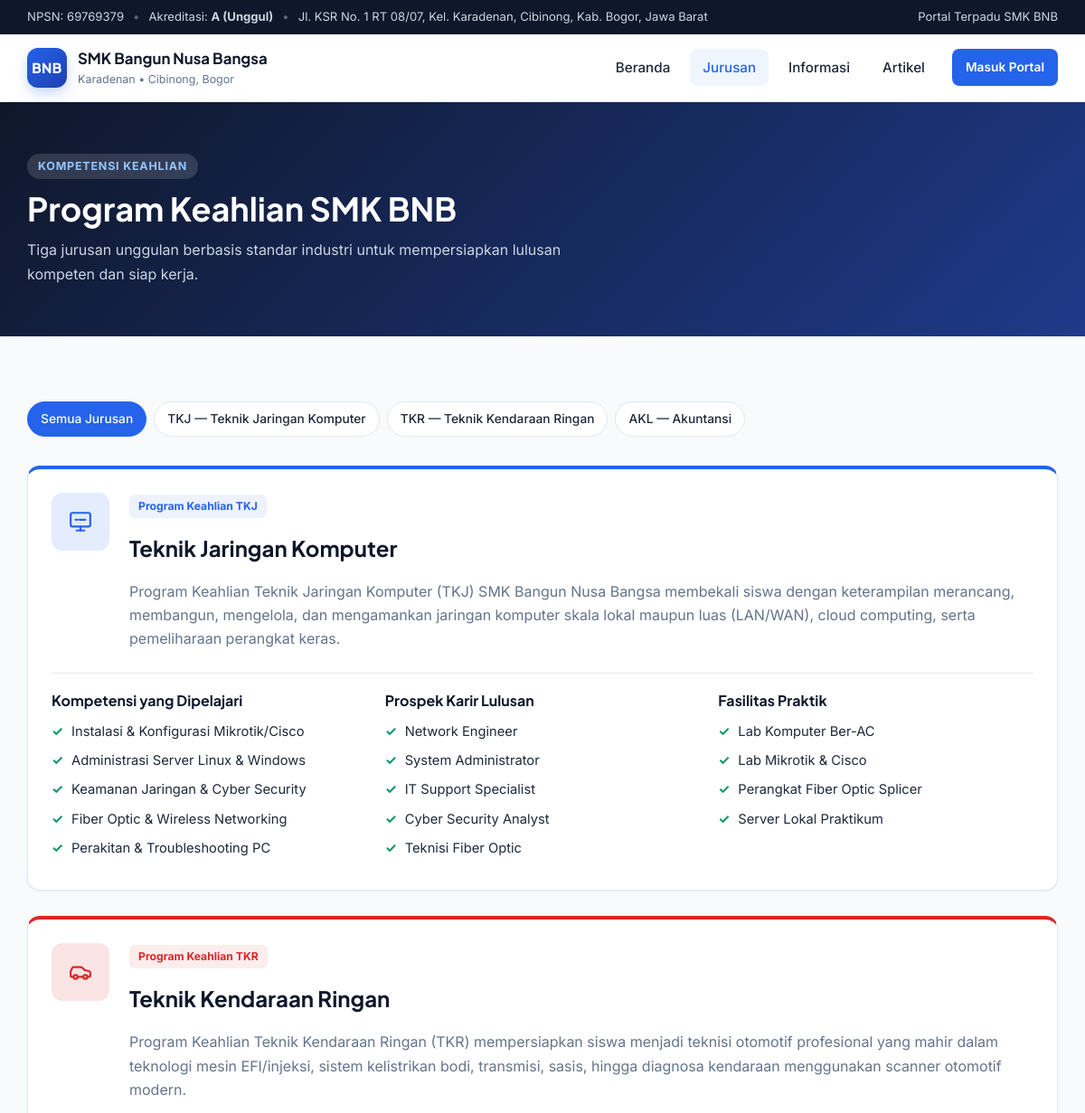
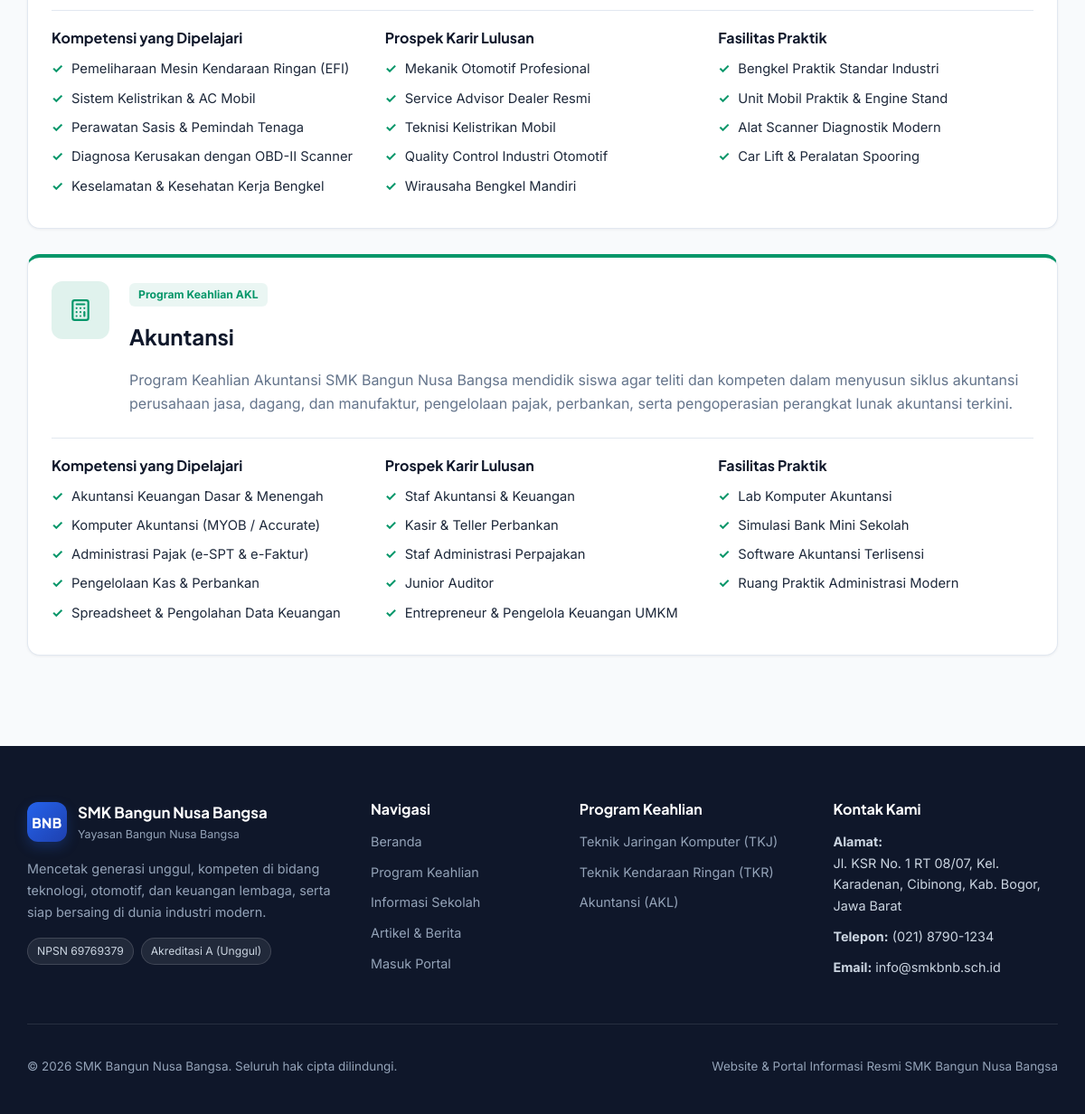
The app's page /jurusan.php with its own data (2 pictures, top to bottom).
### tables this page shows
CREATE TABLE IF NOT EXISTS `jurusan` (
    `id` INT AUTO_INCREMENT PRIMARY KEY,
    `kode` VARCHAR(20) NOT NULL UNIQUE,
    `nama` VARCHAR(120) NOT NULL,
    `singkatan` VARCHAR(20) NOT NULL,
    `deskripsi_singkat` TEXT NOT NULL,
    `deskripsi_lengkap` TEXT NOT NULL,
    `kompetensi` TEXT NOT NULL,
    `prospek_karir` TEXT NOT NULL,
    `fasilitas` TEXT NOT NULL,
    `ikon` VARCHAR(50) DEFAULT 'cpu',
    `warna` VARCHAR(20) DEFAULT '#2563eb',
    `created_at` TIMESTAMP DEFAULT CURRENT_TIMESTAMP
);

### jurusan.php (the view, shortened to what this page needs)
<?php
require_once __DIR__ . '/includes/functions.php';
$pdo = getDB();
$jurusanList = $pdo->query("SELECT * FROM jurusan ORDER BY id ASC")->fetchAll();
$selectedJurusan = null;
require_once __DIR__ . '/includes/header.php';
?>
<section class="page-header">
    <div class="container">
        <span class="section-tag">Kompetensi Keahlian</span>
        <h1>Program Keahlian <?= e(SITE_SHORT) ?></h1>
        <p>Tiga jurusan unggulan berbasis standar industri untuk mempersiapkan lulusan kompeten dan siap kerja.</p>
    </div>
</section>
<section class="section">
    <div class="container">
        <div class="filter-pills" style="margin-bottom: 32px;">
            <a href="jurusan.php" class="pill <?= !$selectedJurusan ? 'active' : '' ?>">Semua Jurusan</a>
            <?php foreach ($jurusanList as $j): ?>
                <a href="jurusan.php?kode=<?= urlencode($j['kode']) ?>"
                   class="pill <?= ($selectedJurusan && $selectedJurusan['kode'] === $j['kode']) ? 'active' : '' ?>">
                    <?= e($j['singkatan']) ?> — <?= e($j['nama']) ?>
                </a>
            <?php endforeach; ?>
        </div>
        <?php
        $displayList = $selectedJurusan ? [$selectedJurusan] : $jurusanList;
        foreach ($displayList as $j):
            $kompetensi = array_filter(explode('|', $j['kompetensi']));
            $karir = array_filter(explode('|', $j['prospek_karir']));
            $fasilitas = array_filter(explode('|', $j['fasilitas']));
        ?>
            <div class="card jurusan-detail-card" style="margin-bottom: 28px; border-top: 4px solid <?= e($j['warna']) ?>;">
                <div class="jurusan-detail-header">
                    <div class="jurusan-icon lg" style="--accent: <?= e($j['warna']) ?>;">
                        <?= getJurusanIcon($j['ikon']) ?>
                    </div>
                    <div>
                        <span class="jurusan-badge" style="color: <?= e($j['warna']) ?>; background: <?= e($j['warna']) ?>15;">
                            Program Keahlian <?= e($j['singkatan']) ?>
                        </span>
                        <h2 style="margin-top: 8px;"><?= e($j['nama']) ?></h2>
                        <p class="lead-text"><?= e($j['deskripsi_lengkap']) ?></p>
                    </div>
                </div>
                <div class="jurusan-detail-grid">
                    <div class="detail-box">
                        <h4>Kompetensi yang Dipelajari</h4>
                        <ul class="check-list">
                            <?php foreach ($kompetensi as $item): ?>
                                <li><?= e(trim($item)) ?></li>
                            <?php endforeach; ?>
                        </ul>
                    </div>
                    <div class="detail-box">
                        <h4>Prospek Karir Lulusan</h4>
                        <ul class="check-list">
                            <?php foreach ($karir as $item): ?>
                                <li><?= e(trim($item)) ?></li>
                            <?php endforeach; ?>
                        </ul>
                    </div>
                    <div class="detail-box">
                        <h4>Fasilitas Praktik</h4>
                        <ul class="check-list">
                            <?php foreach ($fasilitas as $item): ?>
                                <li><?= e(trim($item)) ?></li>
                            <?php endforeach; ?>
                        </ul>
                    </div>
                </div>
            </div>
        <?php endforeach; ?>
    </div>
</section>
<?php require_once __DIR__ . '/includes/footer.php'; ?>

### includes/functions.php (shortened to what this page needs)
<?php
function e(?string $str): string
{
    return htmlspecialchars($str ?? '', ENT_QUOTES, 'UTF-8');
}
function getJurusanIcon(string $type): string
{
    switch ($type) {
        case 'network':
            return '<svg viewBox="0 0 24 24" fill="none" stroke="currentColor" stroke-width="2" stroke-linecap="round" stroke-linejoin="round"><rect x="2" y="3" width="20" height="14" rx="2"/><line x1="8" y1="21" x2="16" y2="21"/><line x1="12" y1="17" x2="12" y2="21"/><path d="M7 10h2m2 0h6"/></svg>';
        case 'car':
            return '<svg viewBox="0 0 24 24" fill="none" stroke="currentColor" stroke-width="2" stroke-linecap="round" stroke-linejoin="round"><path d="M19 17h2c.6 0 1-.4 1-1v-3c0-.9-.7-1.7-1.5-1.9C18.7 10.6 16 10 16 10s-1.3-1.4-2.2-2.3c-.5-.4-1.1-.7-1.8-.7H5c-.6 0-1.1.4-1.4.9l-1.4 2.9A3.7 3.7 0 0 0 2 12v4c0 .6.4 1 1 1h2"/><circle cx="7" cy="17" r="2"/><path d="M9 17h6"/><circle cx="17" cy="17" r="2"/></svg>';
        case 'calculator':
        default:
            return '<svg viewBox="0 0 24 24" fill="none" stroke="currentColor" stroke-width="2" stroke-linecap="round" stroke-linejoin="round"><rect x="4" y="2" width="16" height="20" rx="2"/><line x1="8" y1="6" x2="16" y2="6"/><line x1="16" y1="14" x2="16" y2="18"/><path d="M16 10h.01M12 10h.01M8 10h.01M12 14h.01M8 14h.01M12 18h.01M8 18h.01"/></svg>';
    }
}

### assets/css/style.css (style rules this page uses)
:root { --primary: #2563eb; --primary-dark: #1d4ed8; --primary-light: #eff6ff; --secondary: #0f172a; --accent: #059669; --danger: #dc2626; --warning: #d97706; --bg: #f8fafc; --surface: #ffffff; --text: #1e293b; --text-muted: #64748b; --border: #e2e8f0; --radius: 14px; --radius-sm: 8px; --shadow-sm: 0 1px 3px rgba(15, 23, 42, 0.06); --shadow-md: 0 10px 25px -5px rgba(15, 23, 42, 0.08), 0 4px 10px -6px rgba(15, 23, 42, 0.04); --shadow-lg: 0 20px 40px -12px rgba(15, 23, 42, 0.14); --font-sans: 'Inter', -apple-system, BlinkMacSystemFont, 'Segoe UI', Roboto, sans-serif; --font-heading: 'Plus Jakarta Sans', 'Inter', sans-serif; }
*, *::before, *::after { box-sizing: border-box; }
html { scroll-behavior: smooth; }
body { margin: 0; font-family: var(--font-sans); color: var(--text); background-color: var(--bg); line-height: 1.65; -webkit-font-smoothing: antialiased; }
h1, h2, h3, h4 { font-family: var(--font-heading); color: var(--secondary); line-height: 1.25; margin-top: 0; }
a { color: var(--primary); text-decoration: none; transition: color 0.2s ease; }
.container { width: 100%; max-width: 1180px; margin: 0 auto; padding: 0 20px; }
.section { padding: 72px 0; }
.page-header { background: linear-gradient(135deg, #0f172a 0%, #1e3a8a 100%); color: #fff; padding: 56px 0; }
.page-header h1 { color: #fff; font-size: clamp(1.75rem, 3vw, 2.4rem); margin-bottom: 10px; }
.page-header p { color: #cbd5e1; max-width: 640px; margin: 0; }
.section-tag { display: inline-block; font-size: 0.78rem; font-weight: 700; text-transform: uppercase; letter-spacing: 0.8px; color: var(--primary); background: var(--primary-light); padding: 4px 12px; border-radius: 999px; margin-bottom: 10px; }
.page-header .section-tag { background: rgba(255, 255, 255, 0.14); color: #93c5fd; }
.card { background: var(--surface); border: 1px solid var(--border); border-radius: var(--radius); padding: 26px; box-shadow: var(--shadow-sm); transition: transform 0.25s ease, box-shadow 0.25s ease; }
.jurusan-icon { width: 52px; height: 52px; border-radius: 12px; background: color-mix(in srgb, var(--accent, var(--primary)) 12%, transparent); color: var(--accent, var(--primary)); display: flex; align-items: center; justify-content: center; margin-bottom: 16px; flex-shrink: 0; }
.jurusan-icon svg { width: 26px; height: 26px; }
.jurusan-icon.lg { width: 64px; height: 64px; }
.jurusan-badge { display: inline-block; font-size: 0.76rem; font-weight: 700; padding: 3px 10px; border-radius: 6px; margin-bottom: 10px; }
.jurusan-detail-header { display: flex; gap: 22px; align-items: flex-start; margin-bottom: 24px; }
.lead-text { color: var(--text-muted); font-size: 1rem; margin: 8px 0 0; }
.jurusan-detail-grid { display: grid; grid-template-columns: repeat(3, 1fr); gap: 20px; padding-top: 20px; border-top: 1px solid var(--border); }
.detail-box h4 { font-size: 1rem; margin-bottom: 12px; }
.check-list { list-style: none; padding: 0; margin: 0; }
.check-list li { position: relative; padding-left: 22px; margin-bottom: 8px; font-size: 0.92rem; color: var(--text); }
.check-list li::before { content: "✓"; position: absolute; left: 0; color: var(--accent); font-weight: 700; }
.filter-pills { display: flex; flex-wrap: wrap; gap: 8px; }
.pill { padding: 7px 14px; border-radius: 999px; border: 1px solid var(--border); background: #fff; color: var(--text); font-size: 0.86rem; font-weight: 500; }
.pill:hover, .pill.active { background: var(--primary); color: #fff; border-color: var(--primary); }

### records on screen
jurusan: singkatan "TKJ", nama "Teknik Jaringan Komputer", ikon "network" (drawn), deskripsi_lengkap "Program Keahlian Teknik Jaringan Komputer (TKJ) SMK Bangun Nusa Bangsa membekali siswa dengan keterampilan merancang, membangun, mengelola, dan mengamankan jaringan komputer skala lokal maupun luas (LAN/WAN), cloud computing, serta pemeliharaan perangkat keras.", kompetensi "Instalasi & Konfigurasi Mikrotik/Cisco", kompetensi "Administrasi Server Linux & Windows", kompetensi "Keamanan Jaringan & Cyber Security", kompetensi "Fiber Optic & Wireless Networking", kompetensi "Perakitan & Troubleshooting PC", prospek_karir "Network Engineer", prospek_karir "System Administrator", prospek_karir "IT Support Specialist", prospek_karir "Cyber Security Analyst", prospek_karir "Teknisi Fiber Optic", fasilitas "Lab Komputer Ber-AC", fasilitas "Lab Mikrotik & Cisco", fasilitas "Perangkat Fiber Optic Splicer", fasilitas "Server Lokal Praktikum"
jurusan: singkatan "TKR", nama "Teknik Kendaraan Ringan", ikon "car" (drawn), deskripsi_lengkap "Program Keahlian Teknik Kendaraan Ringan (TKR) mempersiapkan siswa menjadi teknisi otomotif profesional yang mahir dalam teknologi mesin EFI/injeksi, sistem kelistrikan bodi, transmisi, sasis, hingga diagnosa kendaraan menggunakan scanner otomotif modern.", kompetensi "Pemeliharaan Mesin Kendaraan Ringan (EFI)", kompetensi "Sistem Kelistrikan & AC Mobil", kompetensi "Perawatan Sasis & Pemindah Tenaga", kompetensi "Diagnosa Kerusakan dengan OBD-II Scanner", kompetensi "Keselamatan & Kesehatan Kerja Bengkel", prospek_karir "Mekanik Otomotif Profesional", prospek_karir "Service Advisor Dealer Resmi", prospek_karir "Teknisi Kelistrikan Mobil", prospek_karir "Quality Control Industri Otomotif", prospek_karir "Wirausaha Bengkel Mandiri", fasilitas "Bengkel Praktik Standar Industri", fasilitas "Unit Mobil Praktik & Engine Stand", fasilitas "Alat Scanner Diagnostik Modern", fasilitas "Car Lift & Peralatan Spooring"
jurusan: singkatan "AKL", nama "Akuntansi", ikon "calculator" (drawn), deskripsi_lengkap "Program Keahlian Akuntansi SMK Bangun Nusa Bangsa mendidik siswa agar teliti dan kompeten dalam menyusun siklus akuntansi perusahaan jasa, dagang, dan manufaktur, pengelolaan pajak, perbankan, serta pengoperasian perangkat lunak akuntansi terkini.", kompetensi "Akuntansi Keuangan Dasar & Menengah", kompetensi "Komputer Akuntansi (MYOB / Accurate)", kompetensi "Administrasi Pajak (e-SPT & e-Faktur)", kompetensi "Pengelolaan Kas & Perbankan", kompetensi "Spreadsheet & Pengolahan Data Keuangan", prospek_karir "Staf Akuntansi & Keuangan", prospek_karir "Kasir & Teller Perbankan", prospek_karir "Staf Administrasi Perpajakan", prospek_karir "Junior Auditor", prospek_karir "Entrepreneur & Pengelola Keuangan UMKM", fasilitas "Lab Komputer Akuntansi", fasilitas "Simulasi Bank Mini Sekolah", fasilitas "Software Akuntansi Terlisensi", fasilitas "Ruang Praktik Administrasi Modern"

### other values on screen
SITE_NPSN "69769379"
SITE_ACCREDITATION "A (Unggul)"
SITE_ADDRESS "Jl. KSR No. 1 RT 08/07, Kel. Karadenan, Cibinong, Kab. Bogor, Jawa Barat"
SITE_SHORT "SMK BNB"
SITE_NAME "SMK Bangun Nusa Bangsa"
SITE_PHONE "(021) 8790-1234"
SITE_EMAIL "info@smkbnb.sch.id"
